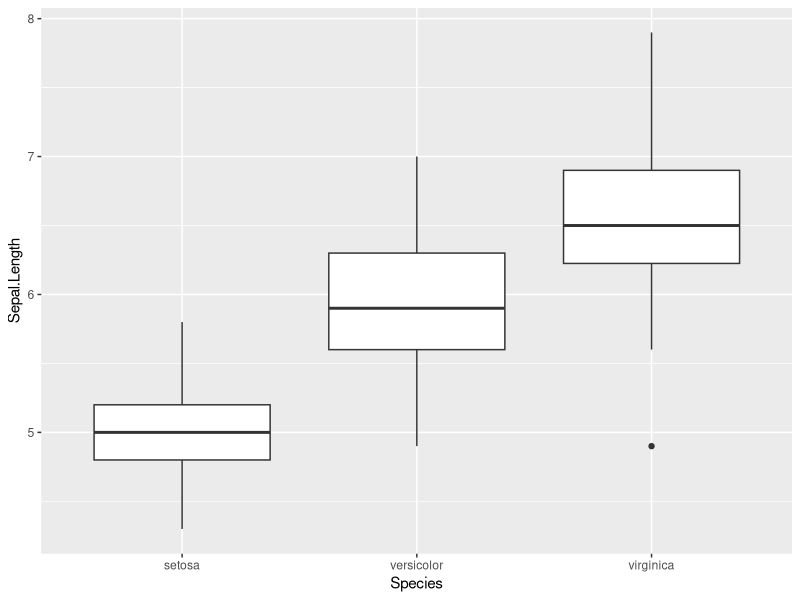
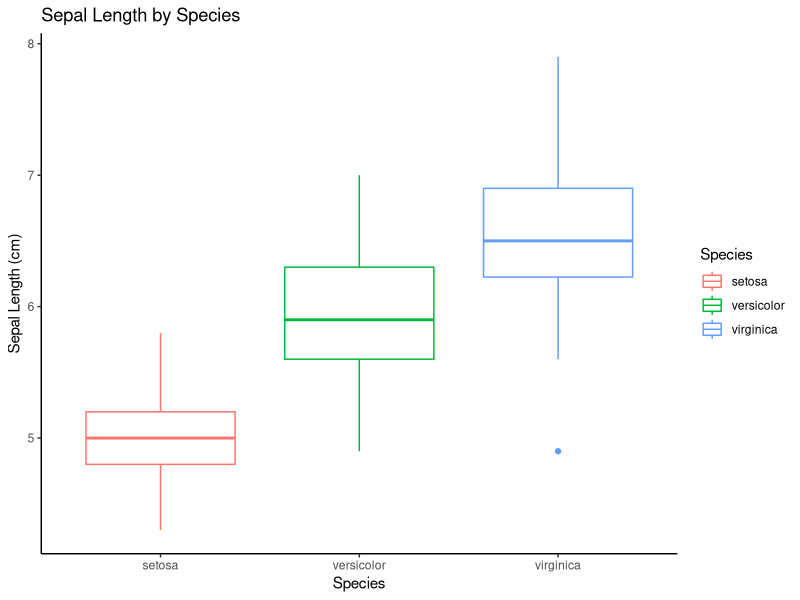
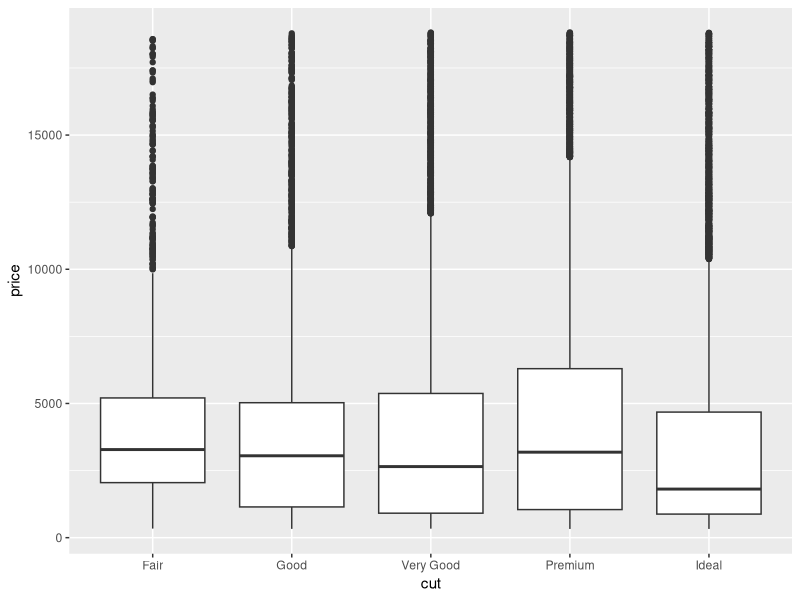
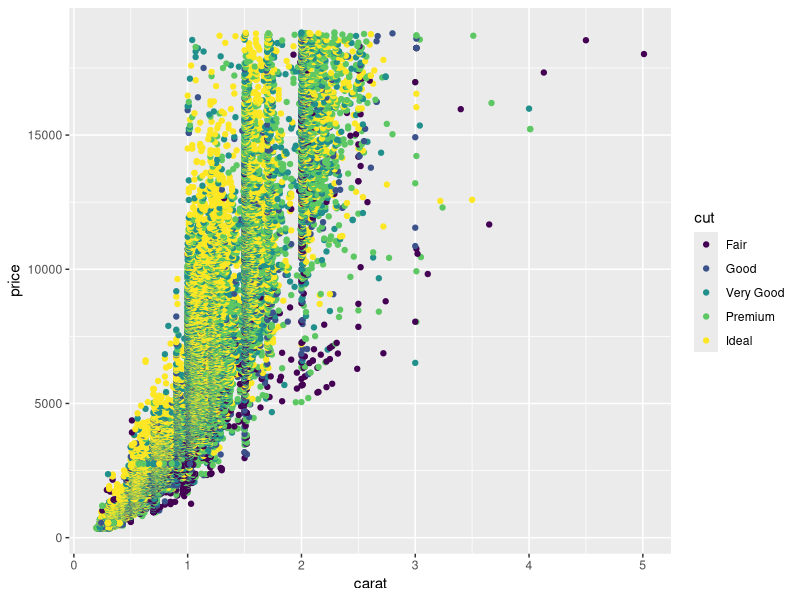

R code for these plots, in order:
## ---- chunk 1
knitr::opts_chunk$set(echo = TRUE)
## ---- chunk 2
data("iris") # this is a data frame already loaded into R

head(iris) # use head function to see the content of data set 

nrow(iris) # the number of rows in the data set 

ncol(iris) # the number of columns
## ---- chunk 3
# in order to use a package, you need to first load it in. To do so use the library() function. 
library(tidyverse)
## ---- chunk 4
df <- iris #this line of code just makes the iris data set a object 

df2 <- df %>%
  mutate(sepal.minus.petal.length = Sepal.Length - Petal.Length)
#this line of code reads: df2 is same data frame as df but with a new column that subtracts sepal length from petal length 

head(df2)

## ---- chunk 5
df3 <- df %>% 
  summarize(Average.Sepal.Length = mean(Sepal.Length))


# this line reads, i want to make df3 from df but collapses the rows into a one row summary of the mean 
# basically taking the mean of each row
head(df3)

# But the problem is there are different groups, so this summary is not the most informative as possible, so lets get the averages of all groups
colnames(df)
# Lets see what the groups of species are
unique(df$Species)
## ---- chunk 6
df3 <- df %>% 
  group_by(Species) %>% 
  summarize(Average.Sepal.Length = mean(Sepal.Length))

head(df3)

# this is much different compared to the mean not grouping by species.
## ---- chunk 7
df4 <- df %>% 
  filter(Sepal.Length > 5) #filter by numerical value

df5 <- df %>% 
  filter(Species == "setosa") # filter by category

df6 <- df %>% 
  filter(Species == "setosa", Sepal.Length > 5) # filtering by both at the same time

head(df6)
## ---- chunk 8
head(df)

df7 <- df %>%
  select(Sepal.Length, Sepal.Width, Species)

head(df7) #now we only have a dataframe with information about sepals and also species
## ---- chunk 9
flower <- ggplot(iris, aes(x = Species, y = Sepal.Length))+
  geom_boxplot()

flower
## ---- chunk 10
flower <- ggplot(iris, aes(x = Species, y = Sepal.Length, color = Species))+
  geom_boxplot() + 
labs(
    title = "Sepal Length by Species",
    x = "Species",
    y = "Sepal Length (cm)"
  )+
theme_classic()

flower
## ---- chunk 11
diamonds <- diamonds

nrow(diamonds) # number of rows
ncol(diamonds) # number of columns 

head(diamonds)

# average price by cut
df2 <- diamonds %>% 
  select(cut, price) %>% 
  group_by(cut) %>% 
  summarize(average_price = mean(price))

df2

# average price by caret
df3 <- diamonds %>% 
  select(carat, price) %>% 
  group_by(carat) %>% 
  summarize(average_price = mean(price))

df3
## ---- chunk 12
# boxplot price by cut
p <- ggplot(diamonds, aes(x=cut, y=price)) + 
  geom_boxplot()
p

# scatter plot by caret color by cut. 
p2 <- ggplot(diamonds, aes(x=carat, y =price, color = cut))+
  geom_point()

p2
